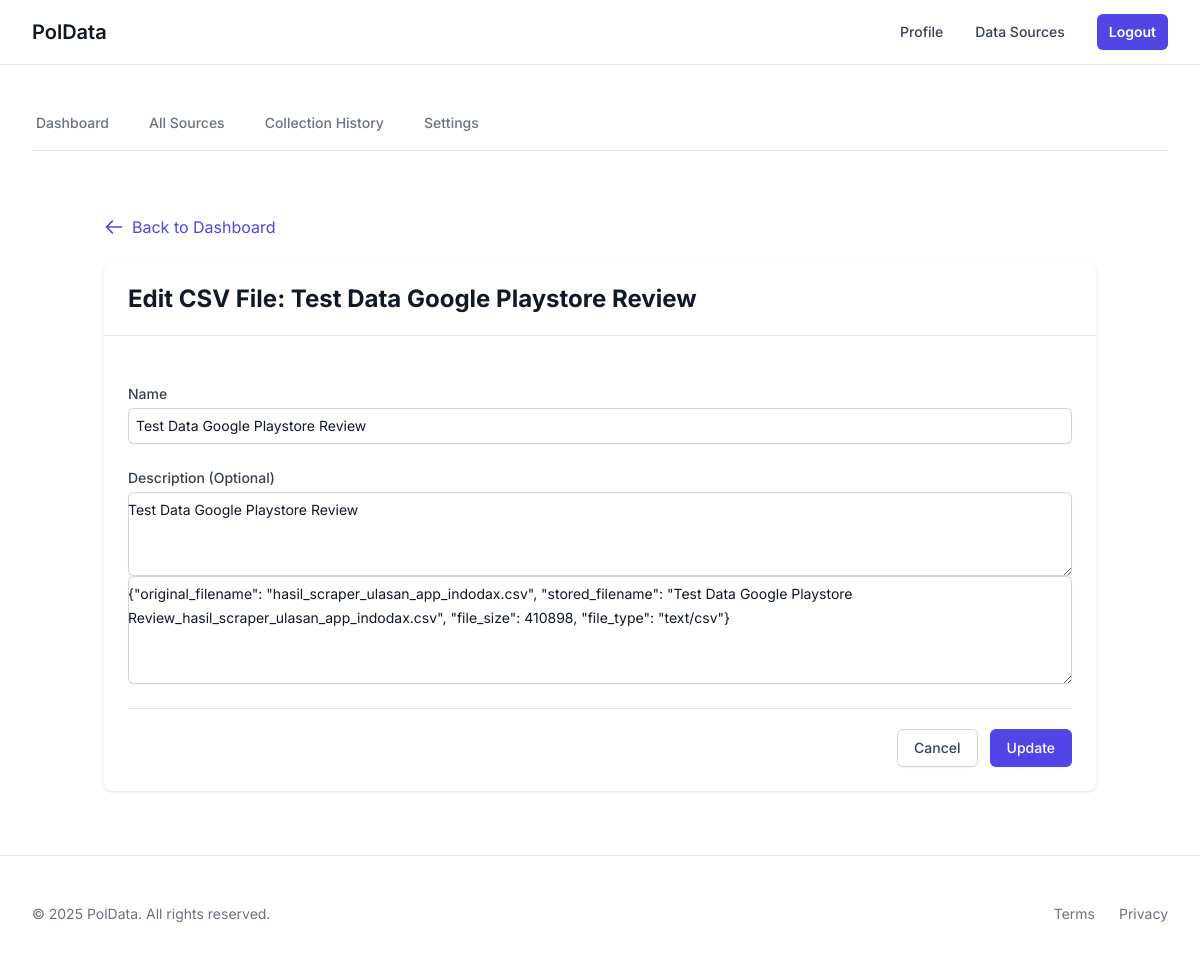
The app's page /datasources/1/edit/ (signed in) with its own data.
### datasources/models.py (models this page shows, shortened)
class DataSource(models.Model):
    name = models.CharField(max_length=255, unique=True)
    description = models.TextField(blank=True)
    config = models.JSONField(
        blank=True, null=True,
        help_text="Configuration details including file path and metadata"
    )
    created_at = models.DateTimeField(auto_now_add=True)
    updated_at = models.DateTimeField(auto_now=True)
    class Meta:
        ordering = ['-created_at']

### datasources/views.py (the view, shortened to what this page needs)
# urls.py: path('<int:pk>/edit/', views.DataSourceUpdateView.as_view(), name='datasource-edit'),
@method_decorator(login_required, name='dispatch')
class DataSourceUpdateView(UpdateView):
    model = DataSource
    form_class = DataSourceForm
    template_name = 'datasources/datasource_form.html'

### datasources/forms.py (shortened to what this page needs)
class DataSourceForm(forms.ModelForm):
    uploaded_file = forms.FileField(
        required=False,
        widget=forms.FileInput(attrs={
            'class': FILE_CLASSES,
            'accept': '.csv'
        })
    )
    class Meta:
        model = DataSource
        fields = ['name', 'description', 'config']
        widgets = {
            'name': forms.TextInput(attrs={
                'class': INPUT_CLASSES,
                'placeholder': 'Enter a name for this CSV file'
            }),
            'description': forms.Textarea(attrs={
                'class': TEXTAREA_CLASSES,
                'placeholder': 'Enter a description (optional)',
                'rows': 3
            }),
            'config': JSONWidget(attrs={
                'class': TEXTAREA_CLASSES,
                'rows': 4,
                'hidden': True
            })
        }
        error_messages = {
            'name': {
                'required': 'Please enter a name for the CSV file',
                'unique': 'A file with this name already exists'
            }
        }

### datasources/forms.py (called while the page is built)
    def format_value(self, value):
        return value

### datasources/templates/datasources/datasource_form.html (shortened to what this page needs)
{% extends "datasources/base.html" %}
{% block datasources_content %}
<div class="container mx-auto px-4 py-8">
    <div class="mb-6">
        <a href="{% url 'datasource-dashboard' %}" class="text-indigo-600 hover:text-indigo-900 flex items-center">
            <svg class="w-5 h-5 mr-2" fill="none" stroke="currentColor" viewBox="0 0 24 24">
                <path stroke-linecap="round" stroke-linejoin="round" stroke-width="2" d="M10 19l-7-7m0 0l7-7m-7 7h18" />
            </svg>
            Back to Dashboard
        </a>
    </div>
    <div class="bg-white shadow rounded-lg">
        <div class="px-6 py-5 border-b border-gray-200">
            <h1 class="text-2xl font-bold text-gray-900">
                {% if form.instance.pk %}Edit CSV File: {{ form.instance.name }}{% else %}Upload New CSV File{% endif %}
            </h1>
        </div>
        <div class="p-6">
            <form method="post" enctype="multipart/form-data" class="space-y-6">
                <div>
                    <label for="{{ form.name.id_for_label }}" class="block text-sm font-medium text-gray-700">Name</label>
                    <div class="mt-1">
                        {{ form.name }}
                    </div>
                </div>
                <div>
                    <label for="{{ form.description.id_for_label }}" class="block text-sm font-medium text-gray-700">Description (Optional)</label>
                    <div class="mt-1">
                        {{ form.description }}
                    </div>
                </div>
                {{ form.config }}
                <div class="pt-5 border-t border-gray-200">
                    <div class="flex justify-end space-x-3">
                        <a href="{% url 'datasource-dashboard' %}"
                           class="px-4 py-2 border border-gray-300 rounded-md shadow-sm text-sm font-medium text-gray-700 bg-white hover:bg-gray-50 focus:outline-none focus:ring-2 focus:ring-offset-2 focus:ring-indigo-500">
                            Cancel
                        </a>
                        <button type="submit"
                                class="px-4 py-2 border border-transparent rounded-md shadow-sm text-sm font-medium text-white bg-indigo-600 hover:bg-indigo-700 focus:outline-none focus:ring-2 focus:ring-offset-2 focus:ring-indigo-500">
                            {% if form.instance.pk %}Update{% else %}Upload{% endif %}
                        </button>
                    </div>
                </div>
            </form>
        </div>
    </div>
</div>
{% endblock %}

### records on screen
DataSource: instance.name "Test Data Google Playstore Review", name "Test Data Google Playstore Review", description "Test Data Google Playstore Review", config "{\"original_filename\": \"hasil_scraper_ulasan_app_indodax.csv\", \"stored_filename\": \"Test Data Google Playstore Review_hasil_scraper_ulasan_app_indodax.csv\", \"file_size\": 410898, \"file_type\": \"text/csv\"}"
